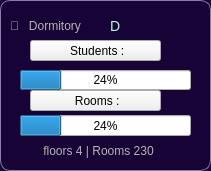
    <widget class="QFrame" name="frame_11">
     <property name="geometry">
      <rect>
       <x>280</x>
       <y>260</y>
       <width>211</width>
       <height>171</height>
      </rect>
     </property>
     <property name="styleSheet">
      <string notr="true">QFrame 
{
	Background-color:rgb(24, 3, 55);
	border-radius: 10px ;
	border: 1px solid rgb(137, 125, 171) ;
}</string>
     </property>
     <property name="frameShape">
      <enum>QFrame::Shape::StyledPanel</enum>
     </property>
     <property name="frameShadow">
      <enum>QFrame::Shadow::Raised</enum>
     </property>
     <widget class="QPushButton" name="pushButton_student_num_19">
      <property name="geometry">
       <rect>
        <x>10</x>
        <y>10</y>
        <width>131</width>
        <height>31</height>
       </rect>
      </property>
      <property name="styleSheet">
       <string notr="true">QPushButton {
    background-color:  rgb(24, 3, 55);
    border-radius: 10px;
    color: rgb(180, 180, 180);
    font-size: 12px;
	text-align:left;
	font: 700 &quot;Segoe UI&quot;;
}

QPushButton:hover {
    background-color: #404457;
}

QPushButton:checked {
    background-color: #404457;
} </string>
      </property>
      <property name="text">
       <string>🏩   Dormitory</string>
      </property>
     </widget>
     <widget class="QPushButton" name="pushButton_student_num_20">
      <property name="geometry">
       <rect>
        <x>110</x>
        <y>15</y>
        <width>20</width>
        <height>21</height>
       </rect>
      </property>
      <property name="styleSheet">
       <string notr="true">QPushButton {
    background-color:  rgb(24, 3, 55);
    border-radius: 10px;
    color: rgb(179, 255, 211);
    font-size: 14px;
	text-align:left;
	font: 700 &quot;Segoe UI&quot;;
}

QPushButton:hover {
    background-color: #404457;
}

QPushButton:checked {
    background-color: #404457;
} </string>
      </property>
      <property name="text">
       <string>D</string>
      </property>
     </widget>
     <widget class="QPushButton" name="pushButton_student_num_32">
      <property name="geometry">
       <rect>
        <x>40</x>
        <y>140</y>
        <width>131</width>
        <height>21</height>
       </rect>
      </property>
      <property name="styleSheet">
       <string notr="true">QPushButton {
    background-color:rgb(24, 3, 55);
    border-radius: 10px;
    color: rgb(180, 180, 180);
    font-size: 12px;
	text-align:left;
	font: 700 &quot;Segoe UI&quot;;
}

QPushButton:hover {
    background-color: #404457;
}

QPushButton:checked {
    background-color: #404457;
} </string>
      </property>
      <property name="text">
       <string> floors 4 | Rooms 230</string>
      </property>
     </widget>
     <widget class="QPushButton" name="pushButton_student_num_40">
      <property name="geometry">
       <rect>
        <x>30</x>
        <y>40</y>
        <width>131</width>
        <height>21</height>
       </rect>
      </property>
      <property name="styleSheet">
       <string notr="true">QPushButton {
    background-color:rgb(24, 3, 55);
    border-radius: 10px;
    color: rgb(180, 180, 180);
    font-size: 10px;
	text-align:left;
	font: 700 &quot;Segoe UI&quot;;
}

QPushButton:hover {
    background-color: #404457;
}

QPushButton:checked {
    background-color: #404457;
} &lt;?xml version=&quot;1.0&quot; encoding=&quot;UTF-8&quot;?&gt;
&lt;ui version=&quot;4.0&quot;&gt;
 &lt;widget name=&quot;__qt_fake_top_level&quot;&gt;
  &lt;widget class=&quot;QPushButton&quot; name=&quot;pushButton_student_num_29&quot;&gt;
   &lt;property name=&quot;geometry&quot;&gt;
    &lt;rect&gt;
     &lt;x&gt;10&lt;/x&gt;
     &lt;y&gt;130&lt;/y&gt;
     &lt;width&gt;131&lt;/width&gt;
     &lt;height&gt;21&lt;/height&gt;
    &lt;/rect&gt;
   &lt;/property&gt;
   &lt;property name=&quot;styleSheet&quot;&gt;
    &lt;string notr=&quot;true&quot;&gt;QPushButton {
    background-color:rgb(24, 3, 55);
    border-radius: 10px;
    color: rgb(180, 180, 180);
    font-size: 12px;
	text-align:left;
	font: 700 &amp;quot;Segoe UI&amp;quot;;
}

QPushButton:hover {
    background-color: #404457;
}

QPushButton:checked {
    background-color: #404457;
} &lt;/string&gt;
   &lt;/property&gt;
   &lt;property name=&quot;text&quot;&gt;
    &lt;string&gt; floors 4 | Rooms 230&lt;/string&gt;
   &lt;/property&gt;
  &lt;/widget&lt;?xml version=&quot;1.0&quot; encoding=&quot;UTF-8&quot;?&gt;
&lt;ui version=&quot;4.0&quot;&gt;
 &lt;widget name=&quot;__qt_fake_top_level&quot;&gt;
  &lt;widget class=&quot;QPushButton&quot; name=&quot;pushButton_student_num_29&quot;&gt;
   &lt;property name=&quot;geometry&quot;&gt;
    &lt;rect&gt;
     &lt;x&gt;10&lt;/x&gt;
     &lt;y&gt;130&lt;/y&gt;
     &lt;width&gt;131&lt;/width&gt;
     &lt;height&gt;21&lt;/height&gt;
    &lt;/rect&gt;
   &lt;/property&gt;
   &lt;property name=&quot;styleSheet&quot;&gt;
    &lt;string notr=&quot;true&quot;&gt;QPushButton {
    background-color:rgb(24, 3, 55);
    border-radius: 10px;
    color: rgb(180, 180, 180);
    font-size: 12px;
	text-align:left;
	font: 700 &amp;quot;Segoe UI&amp;quot;;
}

QPushButton:hover {
    background-color: #404457;
}

QPushButton:checked {
    background-color: #404457;
} &lt;/string&gt;
   &lt;/property&gt;
   &lt;property name=&quot;text&quot;&gt;
    &lt;string&gt; floors 4 | Rooms 230&lt;/string&gt;
   &lt;/property&gt;
  &lt;/widget&gt;
 &lt;/widget&gt;
 &lt;resources/&gt;
&lt;/ui&gt;
&gt;
 &lt;/widget&gt;
 &lt;resources/&gt;
&lt;/ui&gt;
</string>
      </property>
      <property name="text">
       <string> Students :</string>
      </property>
     </widget>
     <widget class="QProgressBar" name="RoomBar_A_4">
      <property name="geometry">
       <rect>
        <x>20</x>
        <y>70</y>
        <width>171</width>
        <height>20</height>
       </rect>
      </property>
      <property name="value">
       <number>24</number>
      </property>
     </widget>
     <widget class="QPushButton" name="pushButton_student_num_41">
      <property name="geometry">
       <rect>
        <x>30</x>
        <y>90</y>
        <width>131</width>
        <height>21</height>
       </rect>
      </property>
      <property name="styleSheet">
       <string notr="true">QPushButton {
    background-color:rgb(24, 3, 55);
    border-radius: 10px;
    color: rgb(180, 180, 180);
    font-size: 10px;
	text-align:left;
	font: 700 &quot;Segoe UI&quot;;
}

QPushButton:hover {
    background-color: #404457;
}

QPushButton:checked {
    background-color: #404457;
} &lt;?xml version=&quot;1.0&quot; encoding=&quot;UTF-8&quot;?&gt;
&lt;ui version=&quot;4.0&quot;&gt;
 &lt;widget name=&quot;__qt_fake_top_level&quot;&gt;
  &lt;widget class=&quot;QPushButton&quot; name=&quot;pushButton_student_num_29&quot;&gt;
   &lt;property name=&quot;geometry&quot;&gt;
    &lt;rect&gt;
     &lt;x&gt;10&lt;/x&gt;
     &lt;y&gt;130&lt;/y&gt;
     &lt;width&gt;131&lt;/width&gt;
     &lt;height&gt;21&lt;/height&gt;
    &lt;/rect&gt;
   &lt;/property&gt;
   &lt;property name=&quot;styleSheet&quot;&gt;
    &lt;string notr=&quot;true&quot;&gt;QPushButton {
    background-color:rgb(24, 3, 55);
    border-radius: 10px;
    color: rgb(180, 180, 180);
    font-size: 12px;
	text-align:left;
	font: 700 &amp;quot;Segoe UI&amp;quot;;
}

QPushButton:hover {
    background-color: #404457;
}

QPushButton:checked {
    background-color: #404457;
} &lt;/string&gt;
   &lt;/property&gt;
   &lt;property name=&quot;text&quot;&gt;
    &lt;string&gt; floors 4 | Rooms 230&lt;/string&gt;
   &lt;/property&gt;
  &lt;/widget&lt;?xml version=&quot;1.0&quot; encoding=&quot;UTF-8&quot;?&gt;
&lt;ui version=&quot;4.0&quot;&gt;
 &lt;widget name=&quot;__qt_fake_top_level&quot;&gt;
  &lt;widget class=&quot;QPushButton&quot; name=&quot;pushButton_student_num_29&quot;&gt;
   &lt;property name=&quot;geometry&quot;&gt;
    &lt;rect&gt;
     &lt;x&gt;10&lt;/x&gt;
     &lt;y&gt;130&lt;/y&gt;
     &lt;width&gt;131&lt;/width&gt;
     &lt;height&gt;21&lt;/height&gt;
    &lt;/rect&gt;
   &lt;/property&gt;
   &lt;property name=&quot;styleSheet&quot;&gt;
    &lt;string notr=&quot;true&quot;&gt;QPushButton {
    background-color:rgb(24, 3, 55);
    border-radius: 10px;
    color: rgb(180, 180, 180);
    font-size: 12px;
	text-align:left;
	font: 700 &amp;quot;Segoe UI&amp;quot;;
}

QPushButton:hover {
    background-color: #404457;
}

QPushButton:checked {
    background-color: #404457;
} &lt;/string&gt;
   &lt;/property&gt;
   &lt;property name=&quot;text&quot;&gt;
    &lt;string&gt; floors 4 | Rooms 230&lt;/string&gt;
   &lt;/property&gt;
  &lt;/widget&gt;
 &lt;/widget&gt;
 &lt;resources/&gt;
&lt;/ui&gt;
&gt;
 &lt;/widget&gt;
 &lt;resources/&gt;
&lt;/ui&gt;
</string>
      </property>
      <property name="text">
       <string> Rooms :</string>
      </property>
     </widget>
     <widget class="QProgressBar" name="StudentBar_A_4">
      <property name="geometry">
       <rect>
        <x>20</x>
        <y>115</y>
        <width>171</width>
        <height>21</height>
       </rect>
      </property>
      <property name="value">
       <number>24</number>
      </property>
     </widget>
    </widget>
